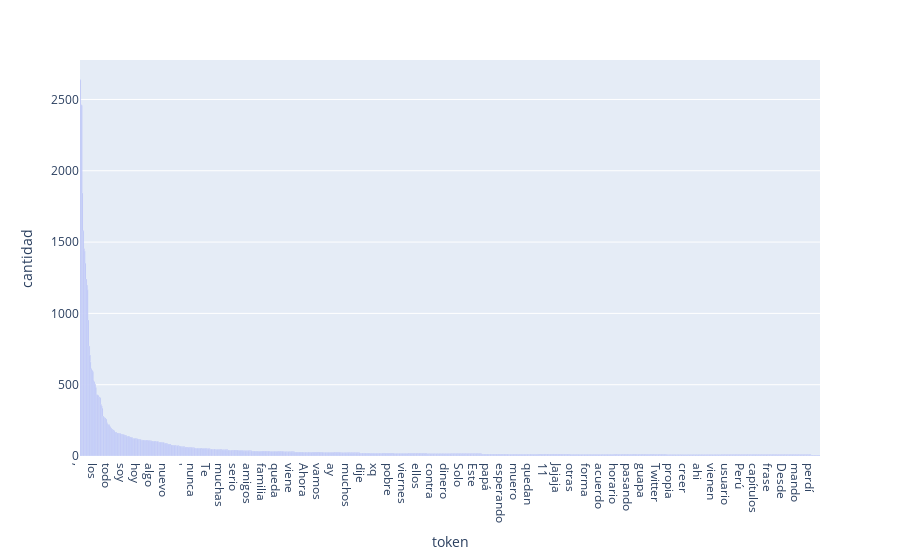

The cell this chart's notebook holds for it:
### Code cell
px.bar(conteo_tokens[0:1000], x="token", y="cantidad")

### Figure 1 — Plotly figure (JSON) as saved in the notebook; plotly's stock layout.template omitted (floating-point values rounded to 4 significant figures; data arrays with more than 128 entries replaced by an {"elided": "..."} marker saying what was removed)
{"data": [{"alignmentgroup": "True", "hovertemplate": "token=%{x}<br>cantidad=%{y}<extra></extra>", "legendgroup": "", "marker": {"color": "#636efa"}, "name": "", "offsetgroup": "", "orientation": "v", "showlegend": false, "textposition": "auto", "type": "bar", "x": {"elided": "1000 str values"}, "xaxis": "x", "y": {"elided": "1000 int values"}, "yaxis": "y"}], "layout": {"autosize": true, "barmode": "relative", "legend": {"tracegroupgap": 0}, "margin": {"t": 60}, "xaxis": {"anchor": "y", "autorange": true, "domain": [0, 1], "range": [-0.5, 999.5], "showspikes": false, "title": {"text": "token"}, "type": "category"}, "yaxis": {"anchor": "x", "autorange": true, "domain": [0, 1], "range": [0, 2777.0], "showspikes": false, "title": {"text": "cantidad"}, "type": "linear"}}}
